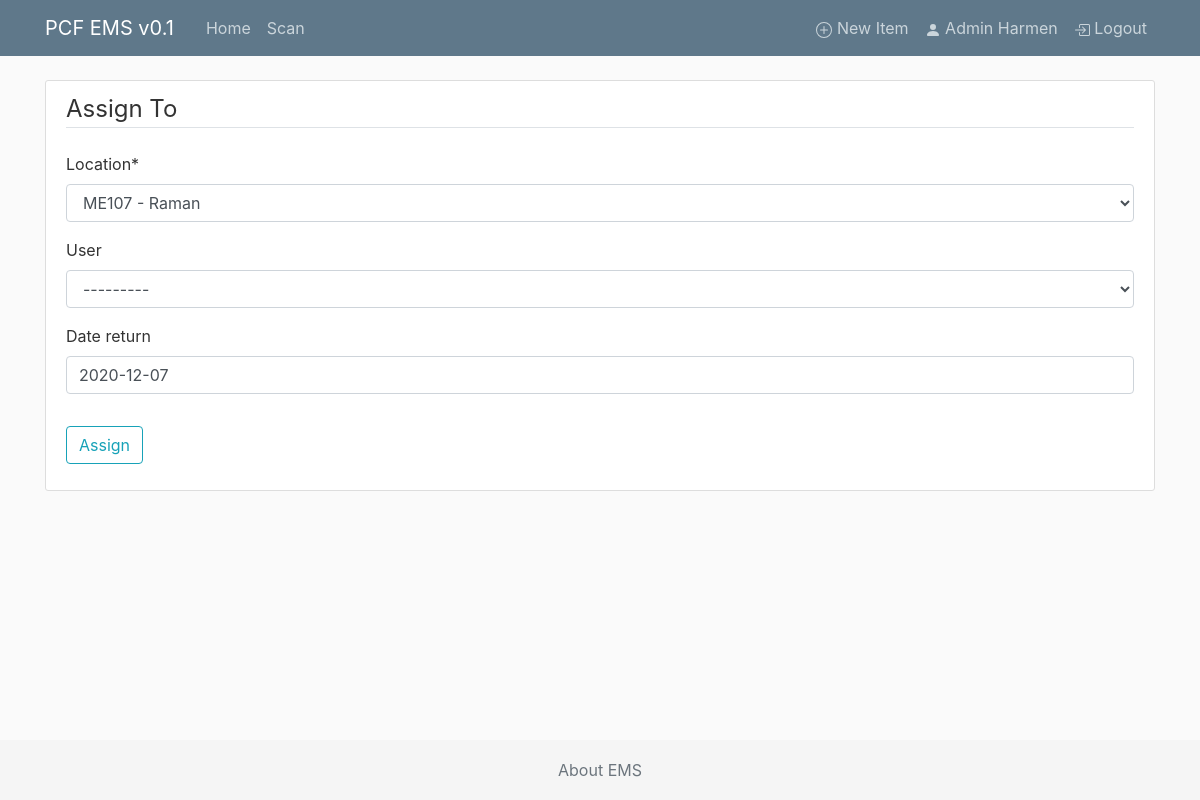
The page /item/1/assign/new (signed in) on the database its author committed.
### ems/models.py (models this page shows, shortened)
class Item(models.Model):  # inherit from models, all fields below
    qrid = models.SlugField(max_length=10, null=True, blank=True)
    brand = models.CharField(max_length=100)
    model = models.CharField(max_length=100)
    serial = models.CharField(max_length=100, null=True, blank=True)
    category = models.ForeignKey(Category, on_delete=models.SET_DEFAULT, default='uncategorized')  # TODO make selectbox
    description = models.TextField()  # longer than CharField, unrestricted text.
    purchased_by = models.ForeignKey(User, on_delete=models.SET_NULL, null=True, blank=True, related_name="purchaseduser", limit_choices_to={'is_superuser': False})  # TODO make selectbox of users
    purchased_on = models.DateField(default="", null=True, blank=True)  # TODO not now
    purchased_price = models.DecimalField(decimal_places=2, max_digits=10, null=True, blank=True)
    warranty = models.BooleanField(default=False)
    warranty_expiration = models.DateField(null=True, blank=True)
    next_service_date = models.DateField(null=True, blank=True)
    storage_location = models.ForeignKey(Cabinet, on_delete=models.SET_NULL, default="", null=True, blank=True)  # TODO make different model for storage locations
    added_by = models.ForeignKey(User, on_delete=models.SET_NULL, null=True,
                                 related_name="addeduser", limit_choices_to={'is_superuser': False})  # related_name is needed since the reverse releationship (user->item, which we don't need at at all) needs a unique name. TODO make selectbox of users
    updated_by = models.ForeignKey(User, on_delete=models.SET_NULL, null=True,
                                 related_name="updateduser", limit_choices_to={'is_superuser': False})
    added_on = models.DateTimeField(default=timezone.now)
    last_scanned = models.DateTimeField(default=timezone.now, null=True, blank=True)  # TODO link to model
    status = models.BooleanField(default=False) #True is in storage (item is free), False is in use (assigned to)
    location = models.ForeignKey(Setup, on_delete=models.SET_NULL, null=True) # TODO current location is now ALWAYS a setup, should also be possible to be storage
    user = models.ForeignKey(User, on_delete=models.SET_NULL, null=True, blank=True, related_name="itemuser", limit_choices_to={'is_superuser': False})
    date_inuse = models.DateField(null=True, blank=True) #TODO only show when editing item
    date_return = models.DateField(null=True, blank=True) #TODO only show when editing item
    flag = models.ForeignKey(Flag, on_delete=models.SET_NULL, null=True, blank=True) #TODO only show when editing item
    image = models.ImageField(default='default.png', upload_to='item_pics')
    image2 = models.ImageField(default='default.png', upload_to='item_pics')
    history = HistoricalRecords() # excluded_fields=['pub_date']

### ems/views.py (the view, shortened to what this page needs)
# urls.py: path('item/<int:pk>/assign/new', AssignCreateView.as_view(), name='item-assign'),
class AssignCreateView(LoginRequiredMixin, UpdateView):
    model = Item
    template_name = 'ems/assign_create.html'
    fields = ['location', 'user', 'date_return']

### ems/models.py (called while the page is built)
def get_first_name(self):
    return f'{self.first_name} {self.last_name}'

    def __str__(self):
        return f"{self.lab.number} - {self.name}"

### ems/templates/ems/assign_create.html (shortened to what this page needs)
{% extends "ems/base.html" %}
{% load crispy_forms_tags %}
{% block content %}
   <div class="content-section">
      <form method="POST" enctype="multipart/form-data">
           <fieldset class="form-group">
               <legend class="border-bottom mb-4">Assign To</legend>
               {{ form|crispy }}
           </fieldset>
           <div class="form-group">
               <button class="btn btn-outline-info" type="submit">Assign</button>
           </div>
       </form>
   </div>
{% endblock content %}

### ems/templates/ems/base.html (shortened to what this page needs)
{% load static %}
<!DOCTYPE html>
<html>
<head>
    <link rel="stylesheet" href="https://stackpath.bootstrapcdn.com/bootstrap/4.3.1/css/bootstrap.min.css"
>
    <link href="https://cdn.datatables.net/responsive/2.2.6/css/responsive.dataTables.min.css" rel="stylesheet">
    <link href="https://cdn.datatables.net/1.10.22/css/dataTables.bootstrap4.min.css" rel="stylesheet">
    <link rel="stylesheet" type="text/css" href="{% static 'ems/main.css' %}">
</head>
<body>
<header class="site-header">
    <nav class="navbar navbar-expand-md navbar-dark bg-steel fixed-top">
        <div class="container">
            <a class="navbar-brand mr-4" href="/">PCF EMS v0.1</a>
            <div class="collapse navbar-collapse" id="navbarToggle">
                <div class="navbar-nav mr-auto">
                    <a class="nav-item nav-link" href="{% url 'ems-home' %}">Home</a>
                    <a class="nav-item nav-link" href="{% url 'ems-scanner' %}">Scan</a>
                </div>
                <div class="navbar-nav">
                    {% if user.is_staff %}
                         <a class="nav-item nav-link" href="{% url 'item-create' %}">
                             New Item
                         </a>
                    {% endif %}
                   {% if user.is_authenticated %}
                        <a class="nav-item nav-link" href="{% url 'profile' %}">
                            <svg width="1em" height="1em" viewBox="0 0 16 16" class="bi bi-person-fill" fill="currentColor" xmlns="http://www.w3.org/2000/svg">
                              <path fill-rule="evenodd" d="M3 14s-1 0-1-1 1-4 6-4 6 3 6 4-1 1-1 1H3zm5-6a3 3 0 1 0 0-6 3 3 0 0 0 0 6z"/>
                            </svg>
                            {{ user.first_name }} {{ user.last_name }}
                        </a>
                        <a class="nav-item nav-link" href="{% url 'logout' %}">
                            Logout
                        </a>
                   {% else %}
                       <a class="nav-item nav-link" href="{% url 'login' %}">Login</a>
                   {% endif %}
                </div>
            </div>
        </div>
    </nav>
</header>
<main role="main" class="container">
    <div class="row">
        <div class="col-md-12">
            {% block content %}{% endblock %}
        </div>
    </div>
</main>
<footer class="footer">
    <div class="container text-center">
        <span class="text-muted"><a class="text-muted" href="{% url 'ems-about' %}">About EMS</a></span>
    </div>
</footer>
</body>
</html>

### ems/static/ems/main.css (style rules this page uses)
body { background: #fafafa; color: #333333; margin-top: 5rem; }
.bg-steel { background-color: #5f788a; }
.site-header .navbar-nav .nav-link { color: #cbd5db; }
.content-section { background: #ffffff; padding: 10px 20px; border: 1px solid #dddddd; border-radius: 3px; margin-bottom: 20px; }
html { position: relative; min-height: 100%; }
body { margin-bottom: 60px; }
.footer { position: absolute; bottom: 0; width: 100%; height: 60px; line-height: 60px; background-color: #f5f5f5; }

### rows shown on the page
Item: location "ME107 - Raman", user "---------", date_return "2020-12-07"

### other values the page prints
{{ user.first_name }} "Admin"
{{ user.last_name }} "Harmen"
